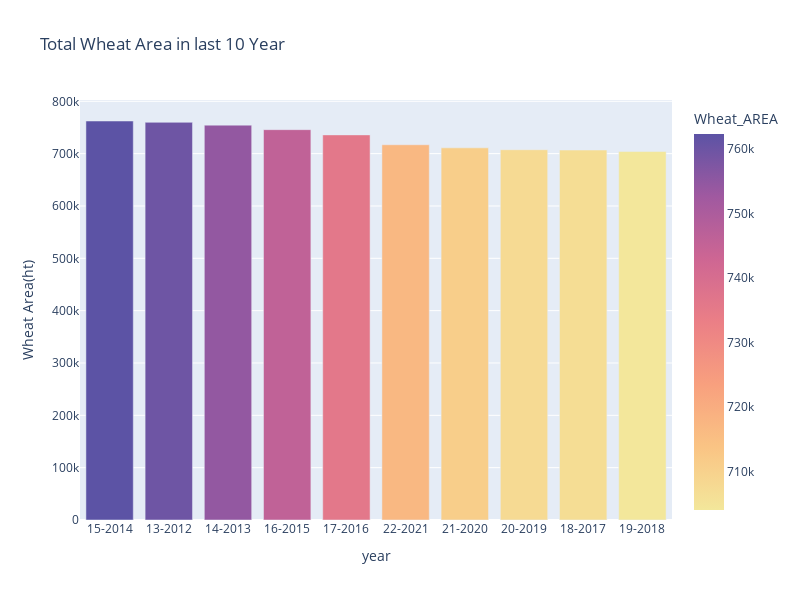

Write notebook code for a chart like this one.
### Code cell
fig = px.bar(wheat_area, x='YEAR', y='Wheat_AREA',
             title='Total Wheat Area in last 10 Year ',
             labels={'year': 'YEAR', 'WHEAT AREA ': 'Wheat_AREA'},
             color='Wheat_AREA', color_continuous_scale='sunset'
          )

fig.update_layout(xaxis_title='year', yaxis_title='Wheat Area(ht)')
fig.update_layout(height=600,width=800)
fig.show()

### Figure 1 — Plotly figure (JSON) as saved in the notebook; plotly's stock layout.template omitted (floating-point values rounded to 4 significant figures)
{"data": [{"alignmentgroup": "True", "hovertemplate": "YEAR=%{x}<br>Wheat_AREA=%{marker.color}<extra></extra>", "legendgroup": "", "marker": {"color": [762373, 759843, 754474, 745823, 735850, 716978, 711067, 707505, 706843, 703992], "coloraxis": "coloraxis", "pattern": {"shape": ""}}, "name": "", "offsetgroup": "", "orientation": "v", "showlegend": false, "textposition": "auto", "type": "bar", "x": ["15-2014", "13-2012", "14-2013", "16-2015", "17-2016", "22-2021", "21-2020", "20-2019", "18-2017", "19-2018"], "xaxis": "x", "y": [762373, 759843, 754474, 745823, 735850, 716978, 711067, 707505, 706843, 703992], "yaxis": "y"}], "layout": {"barmode": "relative", "coloraxis": {"colorbar": {"title": {"text": "Wheat_AREA"}}, "colorscale": [[0, "rgb(243, 231, 155)"], [0.1667, "rgb(250, 196, 132)"], [0.3333, "rgb(248, 160, 126)"], [0.5, "rgb(235, 127, 134)"], [0.6667, "rgb(206, 102, 147)"], [0.8333, "rgb(160, 89, 160)"], [1, "rgb(92, 83, 165)"]]}, "height": 600, "legend": {"tracegroupgap": 0}, "title": {"text": "Total Wheat Area in last 10 Year "}, "width": 800, "xaxis": {"anchor": "y", "domain": [0, 1], "title": {"text": "year"}}, "yaxis": {"anchor": "x", "domain": [0, 1], "title": {"text": "Wheat Area(ht)"}}}}
